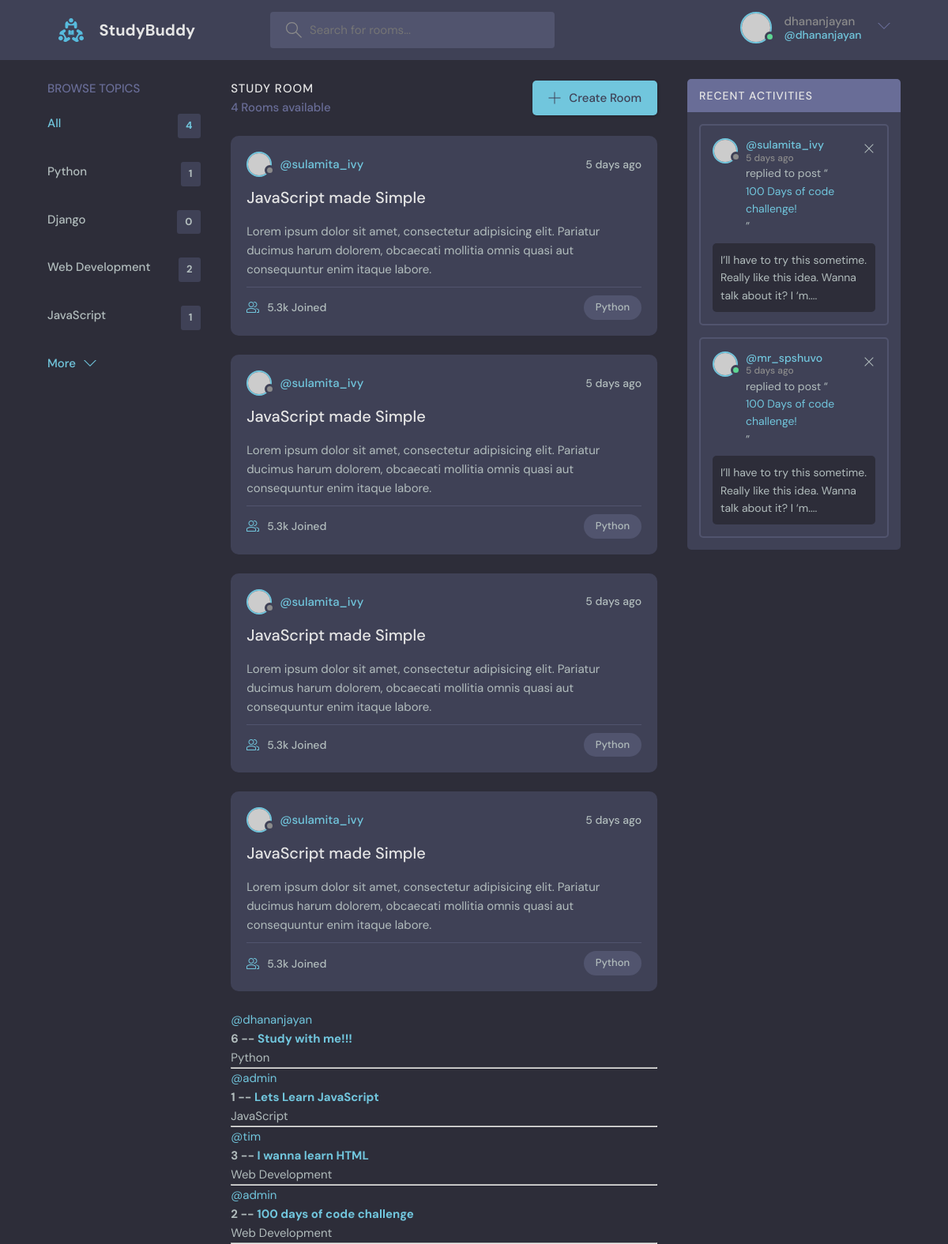
The page / (signed in) on the database its author committed.
### base/models.py (models this page shows, shortened)
class Topic(models.Model):
    name = models.CharField(max_length=200)

class Room(models.Model):
    host = models.ForeignKey(User, on_delete=models.SET_NULL, null=True)
    topic = models.ForeignKey(Topic, on_delete=models.SET_NULL, null=True)
    name = models.CharField(max_length=200)
    discription = models.TextField(null=True, blank=True)
    participants = models.ManyToManyField(User, related_name='participants', blank=True)
    updated = models.DateTimeField(auto_now=True)
    created = models.DateTimeField(auto_now_add=True)
    class Meta:
        ordering = ['-updated','-created']      # display the newest one first (recently updated or created room/post)

### base/views.py (the view)
# urls.py: path('',views.home, name="home"),
def home(request):
    q = request.GET.get('q') if request.GET.get('q') != None else ''
    rooms = Room.objects.filter(               #search bar
        Q(topic__name__icontains=q) |
        Q(name__icontains=q) |
        Q(discription__icontains=q)
        )                                      #----#
    topics = Topic.objects.all()   #display all topics in the side bar
    room_count = rooms.count()
    room_messages = Message.objects.filter(Q(room__topic__name__icontains=q))
    context = {'rooms':rooms, 'topics':topics, 'room_count':room_count, 'room_messages':room_messages}
    return render(request, 'base/home.html', context)

### base/templates/base/home.html (shortened to what this page needs)
{% extends 'main.html' %}
{% block content %}
    <main class="layout layout--3">
      <div class="container">
        {% include 'base/topics_component.html' %}
        <div class="roomList">
          <div class="roomList__header">
            <div>
              <h2>Study Room</h2>
              <p>{{ room_count }} Rooms available</p>
            </div>
            <a class="btn btn--main" href="create-room.html">
              <svg version="1.1" xmlns="http://www.w3.org/2000/svg" width="32" height="32" viewBox="0 0 32 32">
                <title>add</title>
                <path
                  d="M16.943 0.943h-1.885v14.115h-14.115v1.885h14.115v14.115h1.885v-14.115h14.115v-1.885h-14.115v-14.115z"
                ></path>
              </svg>
              Create Room
            </a>
          </div>
          {% include 'base/feed_component.html' %}
        </div>
        <div class="activities">
          <div class="activities__header">
            <h2>Recent Activities</h2>
          </div>
          <div class="activities__box">
            <div class="activities__boxHeader roomListRoom__header">
              <a href="profile.html" class="roomListRoom__author">
                <div class="avatar avatar--small">
                  <img src="https://randomuser.me/api/portraits/women/11.jpg" />
                </div>
                <p>
                  @sulamita_ivy
                  <span>5 days ago</span>
                </p>
              </a>
              <div class="roomListRoom__actions">
                <a href="#">
                  <svg version="1.1" xmlns="http://www.w3.org/2000/svg" width="32" height="32" viewBox="0 0 32 32">
                    <title>remove</title>
                    <path
                      d="M27.314 6.019l-1.333-1.333-9.98 9.981-9.981-9.981-1.333 1.333 9.981 9.981-9.981 9.98 1.333 1.333 9.981-9.98 9.98 9.98 1.333-1.333-9.98-9.98 9.98-9.981z"
                    ></path>
                  </svg>
                </a>
              </div>
            </div>
            <div class="activities__boxContent">
              <p>replied to post “<a href="room.html">100 Days of code challenge!</a>”</p>
              <div class="activities__boxRoomContent">
                I’ll have to try this sometime. Really like this idea. Wanna talk about it? I ‘m....
              </div>
            </div>
          </div>
          <div class="activities__box">
            <div class="activities__boxHeader roomListRoom__header">
              <a href="profile.html" class="roomListRoom__author">
                <div class="avatar avatar--small active">
                  <img src="https://randomuser.me/api/portraits/men/13.jpg" />
                </div>
                <p>
                  @mr_spshuvo
                  <span>5 days ago</span>
                </p>
              </a>
              <div class="roomListRoom__actions">
                <a href="#">
                  <svg version="1.1" xmlns="http://www.w3.org/2000/svg" width="32" height="32" viewBox="0 0 32 32">
                    <title>remove</title>
                    <path
                      d="M27.314 6.019l-1.333-1.333-9.98 9.981-9.981-9.981-1.333 1.333 9.981 9.981-9.981 9.98 1.333 1.333 9.981-9.98 9.98 9.98 1.333-1.333-9.98-9.98 9.98-9.981z"
                    ></path>
                  </svg>
                </a>
              </div>
            </div>
            <div class="activities__boxContent">
              <p>replied to post “<a href="room.html">100 Days of code challenge!</a>”</p>
              <div class="activities__boxRoomContent">
                I’ll have to try this sometime. Really like this idea. Wanna talk about it? I ‘m....
              </div>
            </div>
          </div>
        </div>
      </div>
    </main>
{% endblock content %}

### templates/navbar.html (shortened to what this page needs)
{% load static %}
<header class="header header--loggedIn">
    <div class="container">
      <a href="{% url 'home' %}" class="header__logo">
        <img src="{% static 'images/logo.svg' %}" />
        <h1>StudyBuddy</h1>
      </a>
      <form class="header__search" method="GET" action="{% url 'home' %}">
        <label>
          <input name="q" placeholder="Search for rooms..." />
        </label>
      </form>
      <nav class="header__menu">
        {% if request.user.is_authenticated %}
        <div class="header__user">
          <a href="profile.html">
            <div class="avatar avatar--medium active">
              <img src="https://randomuser.me/api/portraits/men/37.jpg" />
            </div>
            <p>{{request.user.username}} <span>@{{request.user.username}}</span></p>
          </a>
          <button class="dropdown-button">
            <svg version="1.1" xmlns="http://www.w3.org/2000/svg" width="32" height="32" viewBox="0 0 32 32">
              <title>chevron-down</title>
              <path d="M16 21l-13-13h-3l16 16 16-16h-3l-13 13z"></path>
            </svg>
          </button>
        </div>
        {% else %}
        <a href="{% url 'login' %}">
          <img src="{% static 'images/avatar.svg' %}" />
          <p>Login</p>
        </a>
        {% endif %}
      </nav>
    </div>
  </header>

### base/templates/base/topics_component.html
<div class="topics">
    <div class="topics__header">
      <h2>Browse Topics</h2>
    </div>
    <ul class="topics__list">
      <li>
        <a href="{% url 'home' %}" class="active">All <span>{{topics.count}}</span></a>
      </li>
      {% for topic in topics %}
      <li>
        <a href="{% url 'home' %}?q={{topic.name}}">{{topic.name}}<span>{{topic.room_set.all.count}}</span></a>
      </li>
      {% endfor %}
    </ul>
    <a class="btn btn--link" href="topics.html">
      More
      <svg version="1.1" xmlns="http://www.w3.org/2000/svg" width="32" height="32" viewBox="0 0 32 32">
        <title>chevron-down</title>
        <path d="M16 21l-13-13h-3l16 16 16-16h-3l-13 13z"></path>
      </svg>
    </a>
  </div>

### base/templates/base/feed_component.html (shortened to what this page needs)
{% for room in rooms %}
<div class="roomListRoom">
    <div class="roomListRoom__header">
      <a href="profile.html" class="roomListRoom__author">
        <div class="avatar avatar--small">
          <img src="https://randomuser.me/api/portraits/women/11.jpg" />
        </div>
        <span>@sulamita_ivy</span>
      </a>
      <div class="roomListRoom__actions">
        <span>5 days ago</span>
      </div>
    </div>
    <div class="roomListRoom__content">
      <a href="room.html">JavaScript made Simple</a>
      <p>
        Lorem ipsum dolor sit amet, consectetur adipisicing elit. Pariatur ducimus harum dolorem, obcaecati
        mollitia omnis quasi aut consequuntur enim itaque labore.
      </p>
    </div>
    <div class="roomListRoom__meta">
      <a href="room.html" class="roomListRoom__joined">
        5.3k Joined
      </a>
      <p class="roomListRoom__topic">Python</p>
    </div>
</div>
{% endfor %}
    {% for room in rooms %}
        <div>
            <a href="{% url 'user-profile' room.host.id %}">@{{room.host.username}}</a>
            <h5>{{room.id}} -- <a href="/room/{{room.id}}">{{room.name}}</a></h5>
            <small>{{room.topic.name}}</small>
            <hr>
        </div>
    {% endfor %}

### rows shown on the page
Topic: name "Python", room_set.all.count "1"
Topic: name "Django", room_set.all.count "0"
Topic: name "Web Development", room_set.all.count "2"
Topic: name "JavaScript", room_set.all.count "1"
Room: host.username "dhananjayan", id "6", name "Study with me!!!", topic.name "Python"
Room: host.username "admin", id "1", name "Lets Learn JavaScript", topic.name "JavaScript"
Room: host.username "tim", id "3", name "I wanna learn HTML", topic.name "Web Development"
Room: host.username "admin", id "2", name "100 days of code challenge", topic.name "Web Development"

### other values the page prints
{{ request.user.username }} "dhananjayan"
{{ topics.count }} "4"
{{ room_count }} "4"
